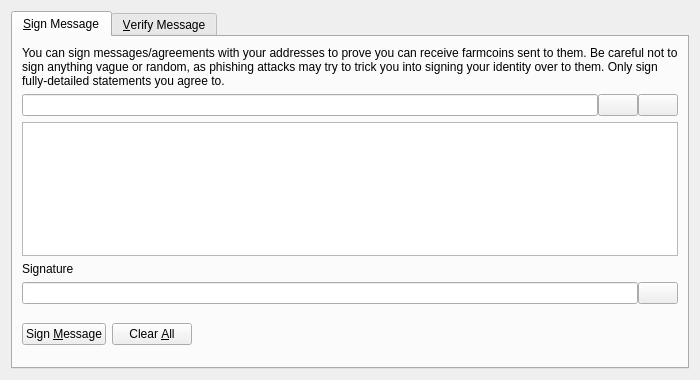
<?xml version="1.0" encoding="UTF-8"?>
<ui version="4.0">
 <class>SignVerifyMessageDialog</class>
 <widget class="QDialog" name="SignVerifyMessageDialog">
  <property name="geometry">
   <rect>
    <x>0</x>
    <y>0</y>
    <width>700</width>
    <height>380</height>
   </rect>
  </property>
  <property name="windowTitle">
   <string>Signatures - Sign / Verify a Message</string>
  </property>
  <property name="modal">
   <bool>true</bool>
  </property>
  <layout class="QVBoxLayout" name="verticalLayout">
   <item>
    <widget class="QTabWidget" name="tabWidget">
     <property name="currentIndex">
      <number>0</number>
     </property>
     <widget class="QWidget" name="tabSignMessage">
      <attribute name="title">
       <string>&amp;Sign Message</string>
      </attribute>
      <layout class="QVBoxLayout" name="verticalLayout_SM">
       <item>
        <widget class="QLabel" name="infoLabel_SM">
         <property name="text">
          <string>You can sign messages/agreements with your addresses to prove you can receive farmcoins sent to them. Be careful not to sign anything vague or random, as phishing attacks may try to trick you into signing your identity over to them. Only sign fully-detailed statements you agree to.</string>
         </property>
         <property name="textFormat">
          <enum>Qt::PlainText</enum>
         </property>
         <property name="wordWrap">
          <bool>true</bool>
         </property>
        </widget>
       </item>
       <item>
        <layout class="QHBoxLayout" name="horizontalLayout_1_SM">
         <property name="spacing">
          <number>0</number>
         </property>
         <item>
          <widget class="QValidatedLineEdit" name="addressIn_SM">
           <property name="toolTip">
            <string>The Farmcoin address to sign the message with</string>
           </property>
          </widget>
         </item>
         <item>
          <widget class="QPushButton" name="addressBookButton_SM">
           <property name="toolTip">
            <string>Choose previously used address</string>
           </property>
           <property name="text">
            <string/>
           </property>
           <property name="icon">
            <iconset resource="../bitcoin.qrc">
             <normaloff>:/icons/address-book</normaloff>:/icons/address-book</iconset>
           </property>
           <property name="shortcut">
            <string>Alt+A</string>
           </property>
           <property name="autoDefault">
            <bool>false</bool>
           </property>
          </widget>
         </item>
         <item>
          <widget class="QPushButton" name="pasteButton_SM">
           <property name="toolTip">
            <string>Paste address from clipboard</string>
           </property>
           <property name="text">
            <string/>
           </property>
           <property name="icon">
            <iconset resource="../bitcoin.qrc">
             <normaloff>:/icons/editpaste</normaloff>:/icons/editpaste</iconset>
           </property>
           <property name="shortcut">
            <string>Alt+P</string>
           </property>
           <property name="autoDefault">
            <bool>false</bool>
           </property>
          </widget>
         </item>
        </layout>
       </item>
       <item>
        <widget class="QPlainTextEdit" name="messageIn_SM">
         <property name="toolTip">
          <string>Enter the message you want to sign here</string>
         </property>
        </widget>
       </item>
       <item>
        <widget class="QLabel" name="signatureLabel_SM">
         <property name="text">
          <string>Signature</string>
         </property>
         <property name="textFormat">
          <enum>Qt::PlainText</enum>
         </property>
        </widget>
       </item>
       <item>
        <layout class="QHBoxLayout" name="horizontalLayout_2_SM">
         <property name="spacing">
          <number>0</number>
         </property>
         <item>
          <widget class="QLineEdit" name="signatureOut_SM">
           <property name="font">
            <font>
             <italic>true</italic>
            </font>
           </property>
           <property name="readOnly">
            <bool>true</bool>
           </property>
          </widget>
         </item>
         <item>
          <widget class="QPushButton" name="copySignatureButton_SM">
           <property name="toolTip">
            <string>Copy the current signature to the system clipboard</string>
           </property>
           <property name="text">
            <string/>
           </property>
           <property name="icon">
            <iconset resource="../bitcoin.qrc">
             <normaloff>:/icons/editcopy</normaloff>:/icons/editcopy</iconset>
           </property>
           <property name="autoDefault">
            <bool>false</bool>
           </property>
          </widget>
         </item>
        </layout>
       </item>
       <item>
        <layout class="QHBoxLayout" name="horizontalLayout_3_SM">
         <item>
          <widget class="QPushButton" name="signMessageButton_SM">
           <property name="toolTip">
            <string>Sign the message to prove you own this Farmcoin address</string>
           </property>
           <property name="text">
            <string>Sign &amp;Message</string>
           </property>
           <property name="icon">
            <iconset resource="../bitcoin.qrc">
             <normaloff>:/icons/edit</normaloff>:/icons/edit</iconset>
           </property>
           <property name="autoDefault">
            <bool>false</bool>
           </property>
          </widget>
         </item>
         <item>
          <widget class="QPushButton" name="clearButton_SM">
           <property name="toolTip">
            <string>Reset all sign message fields</string>
           </property>
           <property name="text">
            <string>Clear &amp;All</string>
           </property>
           <property name="icon">
            <iconset resource="../bitcoin.qrc">
             <normaloff>:/icons/remove</normaloff>:/icons/remove</iconset>
           </property>
           <property name="autoDefault">
            <bool>false</bool>
           </property>
          </widget>
         </item>
         <item>
          <spacer name="horizontalSpacer_1_SM">
           <property name="orientation">
            <enum>Qt::Horizontal</enum>
           </property>
           <property name="sizeHint" stdset="0">
            <size>
             <width>40</width>
             <height>48</height>
            </size>
           </property>
          </spacer>
         </item>
         <item>
          <widget class="QLabel" name="statusLabel_SM">
           <property name="font">
            <font>
             <weight>75</weight>
             <bold>true</bold>
            </font>
           </property>
           <property name="text">
            <string/>
           </property>
           <property name="wordWrap">
            <bool>true</bool>
           </property>
          </widget>
         </item>
         <item>
          <spacer name="horizontalSpacer_2_SM">
           <property name="orientation">
            <enum>Qt::Horizontal</enum>
           </property>
           <property name="sizeHint" stdset="0">
            <size>
             <width>40</width>
             <height>48</height>
            </size>
           </property>
          </spacer>
         </item>
        </layout>
       </item>
      </layout>
     </widget>
     <widget class="QWidget" name="tabVerifyMessage">
      <attribute name="title">
       <string>&amp;Verify Message</string>
      </attribute>
      <layout class="QVBoxLayout" name="verticalLayout_VM">
       <item>
        <widget class="QLabel" name="infoLabel_VM">
         <property name="text">
          <string>Enter the receiver's address, message (ensure you copy line breaks, spaces, tabs, etc. exactly) and signature below to verify the message. Be careful not to read more into the signature than what is in the signed message itself, to avoid being tricked by a man-in-the-middle attack. Note that this only proves the signing party receives with the address, it cannot prove sendership of any transaction!</string>
         </property>
         <property name="textFormat">
          <enum>Qt::PlainText</enum>
         </property>
         <property name="alignment">
          <set>Qt::AlignLeading|Qt::AlignLeft|Qt::AlignTop</set>
         </property>
         <property name="wordWrap">
          <bool>true</bool>
         </property>
        </widget>
       </item>
       <item>
        <layout class="QHBoxLayout" name="horizontalLayout_1_VM">
         <property name="spacing">
          <number>0</number>
         </property>
         <item>
          <widget class="QValidatedLineEdit" name="addressIn_VM">
           <property name="toolTip">
            <string>The Farmcoin address the message was signed with</string>
           </property>
          </widget>
         </item>
         <item>
          <widget class="QPushButton" name="addressBookButton_VM">
           <property name="toolTip">
            <string>Choose previously used address</string>
           </property>
           <property name="text">
            <string/>
           </property>
           <property name="icon">
            <iconset resource="../bitcoin.qrc">
             <normaloff>:/icons/address-book</normaloff>:/icons/address-book</iconset>
           </property>
           <property name="shortcut">
            <string>Alt+A</string>
           </property>
           <property name="autoDefault">
            <bool>false</bool>
           </property>
          </widget>
         </item>
        </layout>
       </item>
       <item>
        <widget class="QPlainTextEdit" name="messageIn_VM"/>
       </item>
       <item>
        <widget class="QValidatedLineEdit" name="signatureIn_VM"/>
       </item>
       <item>
        <layout class="QHBoxLayout" name="horizontalLayout_2_VM">
         <item>
          <widget class="QPushButton" name="verifyMessageButton_VM">
           <property name="toolTip">
            <string>Verify the message to ensure it was signed with the specified Farmcoin address</string>
           </property>
           <property name="text">
            <string>Verify &amp;Message</string>
           </property>
           <property name="icon">
            <iconset resource="../bitcoin.qrc">
             <normaloff>:/icons/transaction_0</normaloff>:/icons/transaction_0</iconset>
           </property>
           <property name="autoDefault">
            <bool>false</bool>
           </property>
          </widget>
         </item>
         <item>
          <widget class="QPushButton" name="clearButton_VM">
           <property name="toolTip">
            <string>Reset all verify message fields</string>
           </property>
           <property name="text">
            <string>Clear &amp;All</string>
           </property>
           <property name="icon">
            <iconset resource="../bitcoin.qrc">
             <normaloff>:/icons/remove</normaloff>:/icons/remove</iconset>
           </property>
           <property name="autoDefault">
            <bool>false</bool>
           </property>
          </widget>
         </item>
         <item>
          <spacer name="horizontalSpacer_1_VM">
           <property name="orientation">
            <enum>Qt::Horizontal</enum>
           </property>
           <property name="sizeHint" stdset="0">
            <size>
             <width>40</width>
             <height>48</height>
            </size>
           </property>
          </spacer>
         </item>
         <item>
          <widget class="QLabel" name="statusLabel_VM">
           <property name="font">
            <font>
             <weight>75</weight>
             <bold>true</bold>
            </font>
           </property>
           <property name="text">
            <string/>
           </property>
           <property name="wordWrap">
            <bool>true</bool>
           </property>
          </widget>
         </item>
         <item>
          <spacer name="horizontalSpacer_2_VM">
           <property name="orientation">
            <enum>Qt::Horizontal</enum>
           </property>
           <property name="sizeHint" stdset="0">
            <size>
             <width>40</width>
             <height>48</height>
            </size>
           </property>
          </spacer>
         </item>
        </layout>
       </item>
      </layout>
     </widget>
    </widget>
   </item>
  </layout>
 </widget>
 <customwidgets>
  <customwidget>
   <class>QValidatedLineEdit</class>
   <extends>QLineEdit</extends>
   <header>qvalidatedlineedit.h</header>
  </customwidget>
 </customwidgets>
 <resources>
  <include location="../bitcoin.qrc"/>
 </resources>
 <connections/>
</ui>
